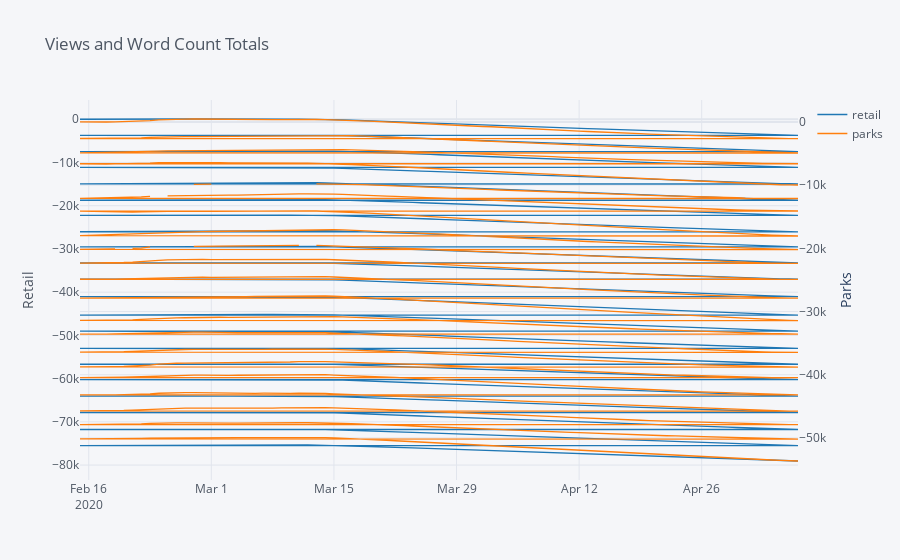

Notebook code cell kept with this figure:
### Code cell
data.set_index('date')[['retail', 'parks']].cumsum().iplot(y='retail', secondary_y='parks',
                                                 yTitle='Retail', secondary_y_title='Parks',
                                                 title='Views and Word Count Totals')

### Figure 1 — Plotly figure (JSON) as saved in the notebook; plotly's stock layout.template omitted (floating-point values rounded to 4 significant figures; data arrays with more than 128 entries replaced by an {"elided": "..."} marker saying what was removed)
{"data": [{"line": {"color": "rgba(31, 119, 180, 1.0)", "dash": "solid", "shape": "linear", "width": 1.3}, "mode": "lines", "name": "retail", "text": "", "type": "scatter", "x": {"elided": "1743 str values"}, "y": {"elided": "1743 int values"}}, {"line": {"color": "rgba(255, 127, 14, 1.0)", "dash": "solid", "shape": "linear", "width": 1.3}, "mode": "lines", "name": "parks", "text": "", "type": "scatter", "x": {"elided": "1743 str values"}, "xaxis": "x", "y": {"elided": "1743 mixed values"}, "yaxis": "y2"}], "layout": {"legend": {"bgcolor": "#F5F6F9", "font": {"color": "#4D5663"}}, "paper_bgcolor": "#F5F6F9", "plot_bgcolor": "#F5F6F9", "title": {"font": {"color": "#4D5663"}, "text": "Views and Word Count Totals"}, "xaxis": {"gridcolor": "#E1E5ED", "showgrid": true, "tickfont": {"color": "#4D5663"}, "title": {"font": {"color": "#4D5663"}, "text": ""}, "zerolinecolor": "#E1E5ED"}, "yaxis": {"gridcolor": "#E1E5ED", "showgrid": true, "tickfont": {"color": "#4D5663"}, "title": {"font": {"color": "#4D5663"}, "text": "Retail"}, "zerolinecolor": "#E1E5ED"}, "yaxis2": {"anchor": "x", "gridcolor": "#E1E5ED", "overlaying": "y", "showgrid": true, "side": "right", "tickfont": {"color": "#4D5663"}, "title": {"text": "Parks"}, "zerolinecolor": "#E1E5ED"}}}
